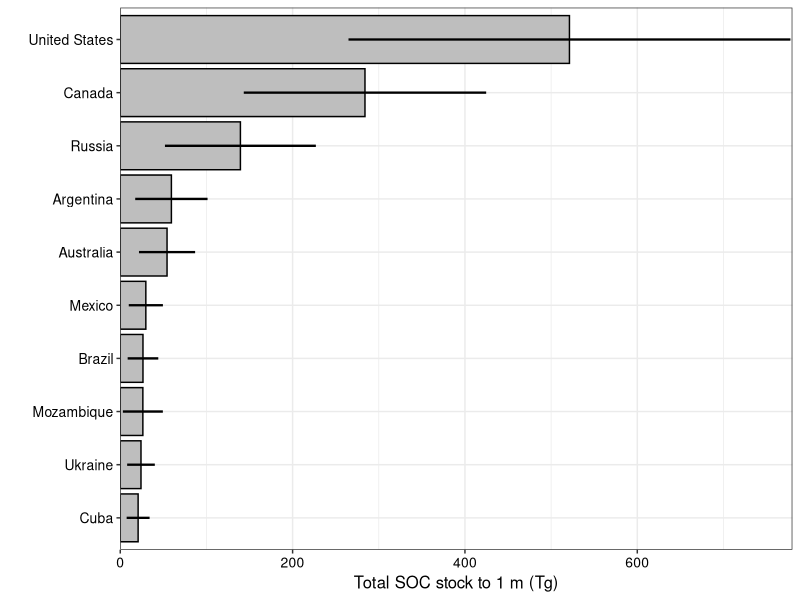
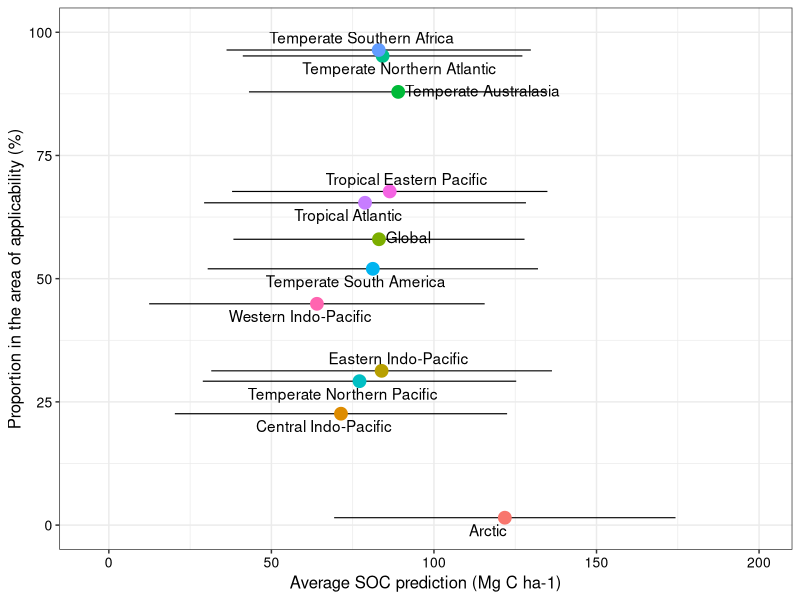
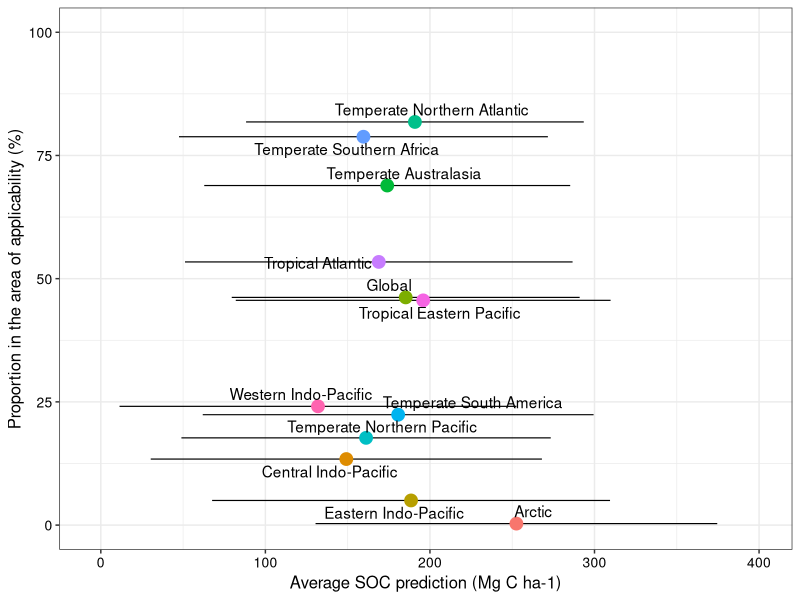
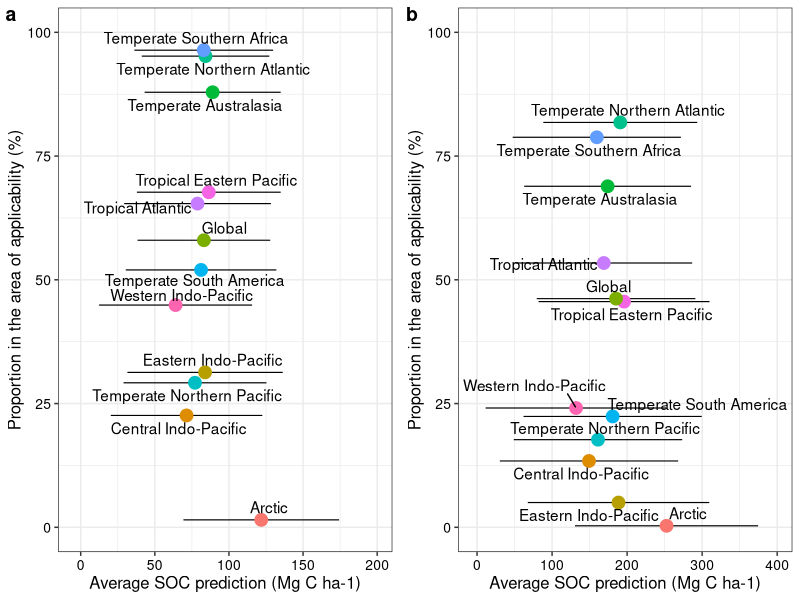
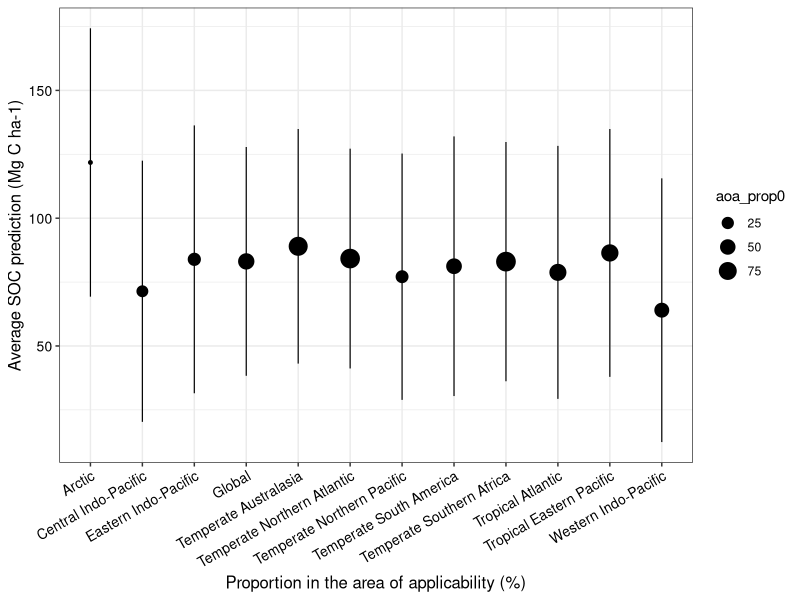
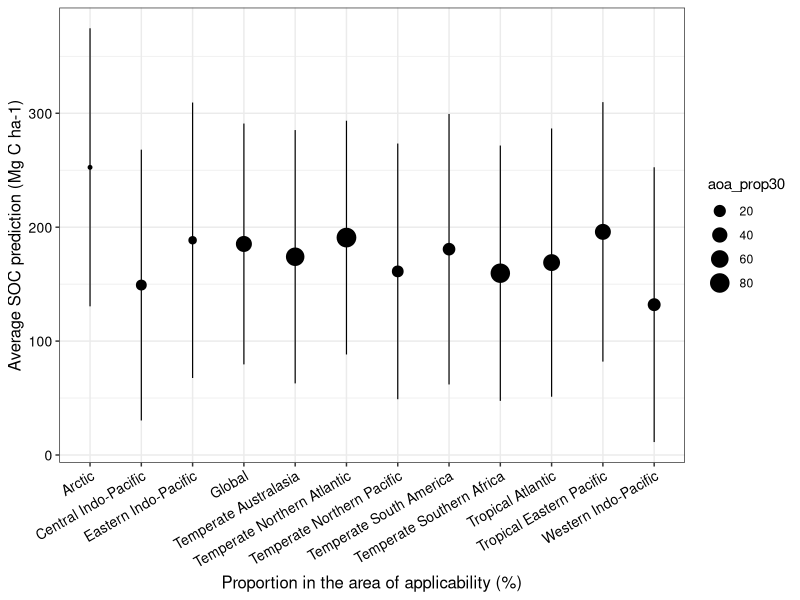
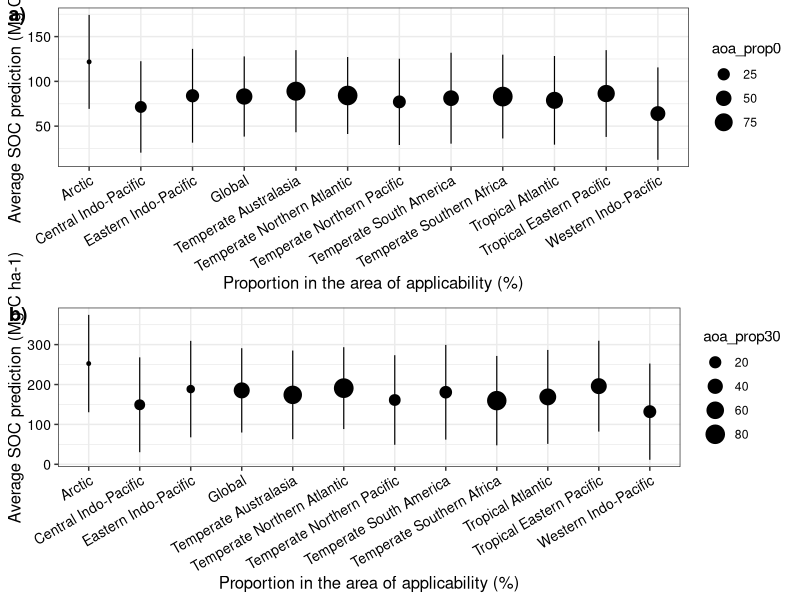
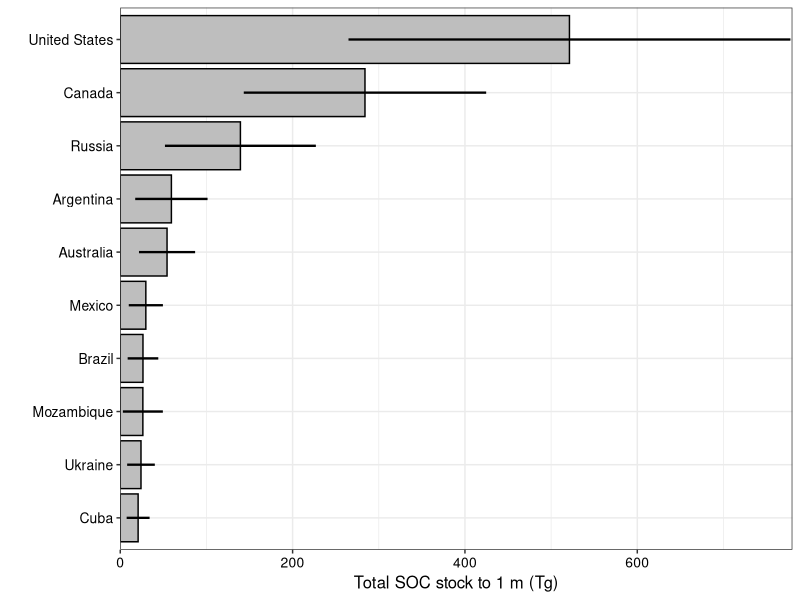

Here is the R script that generated these plots, in order:
library(tidyverse)
library(ggrepel)
library(cowplot)
Realm_Stats_0_30 <- read_csv("reports/06_analysis/summaries/Realm_Stats_0_30.csv")
Realm_Stats_30_100 <- read_csv("reports/06_analysis/summaries/Realm_Stats_30_100.csv")

Country_Stats_0_30 <- read_csv("reports/06_analysis/summaries/Country_Stats_0_30.csv")
Country_Stats_30_100 <- read_csv("reports/06_analysis/summaries/Country_Stats_30_100.csv")


#### clean data ##########

##### realm 

realm_0_30 <- Realm_Stats_0_30 %>% 
  rename(aoa_prop0 = aoa_prop) %>% 
  dplyr::select(-column1, -column3)

realm_30_100 <- Realm_Stats_30_100 %>% 
  rename(aoa_prop30 = aoa_prop)%>% 
  dplyr::select(-column1, -column3)

realm <- full_join(realm_0_30, realm_30_100, by = "Zone") %>% 
  mutate(pred_1m = mean_pred0_aoa + mean_pred30_aoa,
         err_1m = mean_err0_aoa + mean_err30_aoa)

realm_over50aoa <- realm %>% 
  filter(aoa_prop0 > 30 & aoa_prop30 > 30) %>% 
  arrange(desc(pred_1m))

##### countries 
countries_0_30 <- Country_Stats_0_30 %>% 
  filter(Area > 10) %>% 
  rename(aoa_prop0 = aoa_prop)

countries_30_100 <- Country_Stats_30_100 %>% 
  filter(Area > 10) %>% 
  rename(aoa_prop30 = aoa_prop)



country <- full_join(countries_0_30,countries_30_100, 
                     by = c("Country", "Area", "Area_lower", "Area_upper")) %>% 
  mutate(pred_1m = mean_pred0_aoa + mean_pred30_aoa,
         err_1m = mean_err0_aoa + mean_err30_aoa) %>% 
  mutate(stock_1m = pred_1m * Area * 100 / 1000000 , # *100 for km2 to hectare, / 1000000 for megagram to teragram
        stock_err_1m = err_1m * Area * 100 / 1000000 , 
        stock_area_lower = pred_1m * Area_lower * 100 / 1000000 , 
        stock_area_upper = pred_1m * Area_upper * 100 / 1000000) %>% 
  mutate(stock_30cm = mean_pred0_aoa * Area * 100 / 1000000 , # *100 for km2 to hectare, / 1000000 for megagram to teragram
         stock_err_30cm = mean_err0_aoa * Area * 100 / 1000000) 

#### Table S2 countries ####

country_table <- country %>% 
  select(Country, mean_pred0, mean_err0, aoa_prop0, mean_pred0_aoa, mean_err0_aoa,
         mean_pred30, mean_err30, aoa_prop30, mean_pred30_aoa, mean_err30_aoa,
         Area, stock_1m, stock_err_1m) %>% 
  mutate(initial_0 = paste(mean_pred0, " (",mean_err0, ")", sep = ""),
         final_0 = paste(mean_pred0_aoa, " (",mean_err0_aoa, ")", sep = ""), 
         initial_30 = paste(mean_pred30, " (",mean_err30, ")", sep = ""),
         final_30 = paste(mean_pred30_aoa, " (",mean_err30_aoa, ")", sep = "")
  ) %>% 
  mutate(area = round(Area, 2),
         stock_1m = round(stock_1m, 2),
         stock_err_1m = round(stock_err_1m, 2),
         final_stock = paste(stock_1m, " (",stock_err_1m, ")", sep = "")) %>% 
  dplyr::select(Country,initial_0, aoa_prop0, final_0, 
                initial_30, aoa_prop30, final_30,
                area, final_stock) %>% 
  mutate(final_0 = case_when(final_0 == "NA (NA)" ~ "",
                             TRUE ~ final_0),
         final_30 = case_when(final_30 == "NA (NA)" ~ "",
                             TRUE ~ final_30),
         final_stock = case_when(final_stock == "NA (NA)" ~ "",
                             TRUE ~ final_stock))

# # Write this table to a comma separated .txt file:    
# write.table(country_table, file = "reports/06_analysis/summaries/country_table.txt", 
#             sep = ",", quote = FALSE, row.names = F)

#### plot #### 

country_top10 <- country %>% 
  arrange(desc(stock_1m)) %>% 
  slice(1:10) 

plot_country_top10 <- country_top10 %>% 
  mutate(Country = fct_relevel(Country, "Cuba", "Ukraine", "Mozambique", "Brazil",
                               "Mexico", "Australia", "Argentina",
                               "Russia", "Canada", "United States")) %>% 
  ggplot()+
  geom_bar(aes(x = Country, y = stock_1m), color = "black", fill = "grey", stat="identity") + 
  geom_errorbar(aes(x=Country, ymin=stock_1m-stock_err_1m, 
                    ymax=stock_1m+stock_err_1m), width=0, linewidth = 0.8) +
  labs(x = "", y = "Total SOC stock to 1 m (Tg)")+
  scale_y_continuous(limits = c(0,780), expand = c(0,0))+
  coord_flip() +  
  theme_bw()+
  theme(axis.text = element_text(size = 10, color = 'black'),
        axis.title = element_text(size = 12, color = 'black'))
plot_country_top10

ggsave("reports/05_figures/paper_figures/Figure 3b.png", plot_country_top10, 
       width = 9.02, height = 2.78)


### realms
# 
# plot_0 <- ggplot(realm_0_30, aes(x = aoa_prop0, y = mean_pred0_aoa, label = Zone))+
#   geom_point(size =4)+
#   geom_errorbar(aes(x=aoa_prop0, ymin=mean_pred0_aoa-mean_err0_aoa, 
#                     ymax=mean_pred0_aoa+mean_err0_aoa), width=0, linewidth = 0.4) +
#   geom_text_repel(
#     force_pull   = 0, # do not pull toward data points
#     nudge_y      = 0.05,
#     direction    = "x",
#     angle        = 90,
#     hjust        = 0,
#     segment.size = 0.2
#   )+
#   labs(x = "Proportion in the area of applicability (%)", y = "Average SOC prediction (Mg C ha-1)")+  
#   theme_bw()+
#   theme(axis.text = element_text(size = 10, color = 'black'),
#         axis.title = element_text(size = 12, color = 'black'))
# plot_0
# 
# plot_30 <- ggplot(realm_30_100, aes(x = aoa_prop30, y = mean_pred30_aoa, label = Zone))+
#   geom_point(size =4)+
#   geom_errorbar(aes(x=aoa_prop30, ymin=mean_pred30_aoa-mean_err30_aoa, 
#                     ymax=mean_pred30_aoa+mean_err30_aoa), width=0, linewidth = 0.4) +
#   geom_text_repel(
#     force_pull   = 0, # do not pull toward data points
#     nudge_y      = 0.05,
#     direction    = "x",
#     angle        = 90,
#     hjust        = 0,
#     segment.size = 0.2
#   )+
#   labs(x = "Proportion in the area of applicability (%)", y = "Average SOC prediction (Mg C ha-1)")+  
#   theme_bw()+
#   theme(axis.text = element_text(size = 10, color = 'black'),
#         axis.title = element_text(size = 12, color = 'black'))
# plot_30
# 
# 
# final_realm <- plot_grid(plot_0, plot_30, labels = c("a)", "b)"), nrow = 2, ncol = 1)
# final_realm

#### vertical

plot_0 <- ggplot(realm_0_30, aes(x = mean_pred0_aoa, y = aoa_prop0, label = Zone))+
  geom_errorbar(aes(y=aoa_prop0, xmin=mean_pred0_aoa-mean_err0_aoa, 
                    xmax=mean_pred0_aoa+mean_err0_aoa), width=0, linewidth = 0.4) +
  geom_point(size =4, aes(color = Zone))+
  geom_text_repel()+
  # labs(x = "", y = ""  )+
  labs(x = "Average SOC prediction (Mg C ha-1)", y = "Proportion in the area of applicability (%)"  )+  
  theme_bw()+
  theme(axis.text = element_text(size = 10, color = 'black'),
        axis.title = element_text(size = 12, color = 'black'))+
  scale_y_continuous(limits = c (0,100)) +
  scale_x_continuous(limits = c(-5,200)) +
  theme(legend.position="none")
plot_0

plot_30 <- ggplot(realm_30_100, aes(x = mean_pred30_aoa, y = aoa_prop30, label = Zone))+
  geom_errorbar(aes(y=aoa_prop30, xmin=mean_pred30_aoa-mean_err30_aoa, 
                    xmax=mean_pred30_aoa+mean_err30_aoa), width=0, linewidth = 0.4) +
  geom_point(size =4, aes(color = Zone))+
  geom_text_repel()+
  # labs(x = "", y = ""  )+
  labs(x = "Average SOC prediction (Mg C ha-1)", y = "Proportion in the area of applicability (%)"  )+  
  theme_bw()+
  theme(axis.text = element_text(size = 10, color = 'black'),
        axis.title = element_text(size = 12, color = 'black'))+
  scale_y_continuous(limits = c (0,100))+
  scale_x_continuous(limits = c(-5,400))+
  theme(legend.position="none")
plot_30

x_label <- "Average SOC prediction (Mg C ha-1)" 
y_label <- "Proportion in the area of applicability (%)"

final_realm_vertical <- plot_grid(plot_0, plot_30, labels = c("a", "b"), nrow = 1, ncol = 2)
final_realm_vertical 

ggsave("reports/05_figures/paper_figures/pdfs/Figure 3 raw.pdf", final_realm_vertical, 
       width = 7.93, height = 6.01)


### 
#### with aoa as size
plot_0 <- ggplot(realm_0_30, aes(x = Zone, y = mean_pred0_aoa))+
  geom_point(aes(size = aoa_prop0))+
  geom_errorbar(aes(x=Zone, ymin=mean_pred0_aoa-mean_err0_aoa, 
                    ymax=mean_pred0_aoa+mean_err0_aoa), width=0, linewidth = 0.4) +
  labs(x = "Proportion in the area of applicability (%)", y = "Average SOC prediction (Mg C ha-1)")+  
  theme_bw()+
  theme(axis.text = element_text(size = 10, color = 'black'),
        axis.text.x = element_text(angle =30, vjust = 1, hjust =1),
        axis.title = element_text(size = 12, color = 'black'))
plot_0



plot_30 <- ggplot(realm_30_100, aes(x = Zone, y = mean_pred30_aoa))+
  geom_point(aes(size = aoa_prop30))+
  geom_errorbar(aes(x=Zone, ymin=mean_pred30_aoa-mean_err30_aoa, 
                    ymax=mean_pred30_aoa+mean_err30_aoa), width=0, linewidth = 0.4) +
  labs(x = "Proportion in the area of applicability (%)", y = "Average SOC prediction (Mg C ha-1)")+  
  theme_bw()+
  theme(axis.text = element_text(size = 10, color = 'black'),
        axis.text.x = element_text(angle =30, vjust = 1, hjust =1),
        axis.title = element_text(size = 12, color = 'black'))
plot_30


final_realm <- plot_grid(plot_0, plot_30, labels = c("a)", "b)"), nrow = 2, ncol = 1)
final_realm
